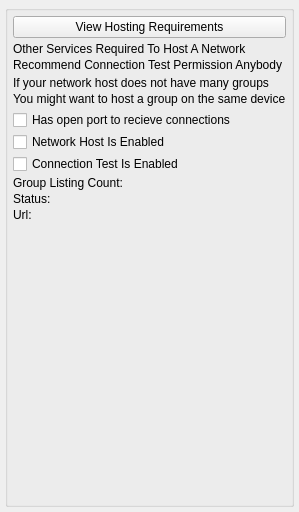
<?xml version="1.0" encoding="UTF-8"?>
<ui version="4.0">
 <class>AppletHostNetworkStatusUi</class>
 <widget class="QWidget" name="AppletHostNetworkStatusUi">
  <property name="geometry">
   <rect>
    <x>0</x>
    <y>0</y>
    <width>292</width>
    <height>512</height>
   </rect>
  </property>
  <property name="sizePolicy">
   <sizepolicy hsizetype="Expanding" vsizetype="Expanding">
    <horstretch>0</horstretch>
    <verstretch>0</verstretch>
   </sizepolicy>
  </property>
  <property name="windowTitle">
   <string>Host A Group</string>
  </property>
  <layout class="QGridLayout" name="gridLayout">
   <property name="leftMargin">
    <number>5</number>
   </property>
   <property name="topMargin">
    <number>5</number>
   </property>
   <property name="rightMargin">
    <number>5</number>
   </property>
   <property name="bottomMargin">
    <number>5</number>
   </property>
   <item row="0" column="0">
    <widget class="QGroupBox" name="ItemsGroupBox">
     <property name="minimumSize">
      <size>
       <width>0</width>
       <height>0</height>
      </size>
     </property>
     <property name="title">
      <string/>
     </property>
     <layout class="QVBoxLayout" name="verticalLayout">
      <property name="spacing">
       <number>2</number>
      </property>
      <property name="leftMargin">
       <number>5</number>
      </property>
      <property name="topMargin">
       <number>5</number>
      </property>
      <property name="rightMargin">
       <number>5</number>
      </property>
      <property name="bottomMargin">
       <number>5</number>
      </property>
      <item>
       <widget class="QPushButton" name="m_HostingRequirementsButton">
        <property name="text">
         <string>View Hosting Requirements</string>
        </property>
       </widget>
      </item>
      <item>
       <widget class="PermissionWidget" name="m_NetworkHostPermissionWidget" native="true"/>
      </item>
      <item>
       <widget class="QLabel" name="label">
        <property name="text">
         <string>Other Services Required To Host A Network</string>
        </property>
       </widget>
      </item>
      <item>
       <widget class="QLabel" name="label_2">
        <property name="text">
         <string>Recommend Connection Test Permission Anybody</string>
        </property>
       </widget>
      </item>
      <item>
       <widget class="PermissionWidget" name="m_ConnectTestPermissionWidget" native="true"/>
      </item>
      <item>
       <widget class="QLabel" name="label_3">
        <property name="text">
         <string>If your network host does not have many groups</string>
        </property>
       </widget>
      </item>
      <item>
       <widget class="QLabel" name="label_4">
        <property name="text">
         <string>You might want to host a group on the same device</string>
        </property>
       </widget>
      </item>
      <item>
       <widget class="PermissionWidget" name="m_GroupPermissionWidget" native="true"/>
      </item>
      <item>
       <widget class="QCheckBox" name="m_OpenPortCheckBox">
        <property name="text">
         <string>Has open port to recieve connections</string>
        </property>
       </widget>
      </item>
      <item>
       <widget class="QCheckBox" name="m_NetworkHostPermissionCheckBox">
        <property name="text">
         <string>Network Host Is Enabled</string>
        </property>
       </widget>
      </item>
      <item>
       <widget class="QCheckBox" name="m_ConnectionTestPermissionCheckBox">
        <property name="text">
         <string>Connection Test Is Enabled</string>
        </property>
       </widget>
      </item>
      <item>
       <layout class="QHBoxLayout" name="horizontalLayout">
        <item>
         <widget class="QLabel" name="label_5">
          <property name="text">
           <string>Group Listing Count:</string>
          </property>
         </widget>
        </item>
        <item>
         <widget class="QLabel" name="m_GroupListCountLabel">
          <property name="sizePolicy">
           <sizepolicy hsizetype="Expanding" vsizetype="Preferred">
            <horstretch>0</horstretch>
            <verstretch>0</verstretch>
           </sizepolicy>
          </property>
          <property name="text">
           <string/>
          </property>
         </widget>
        </item>
       </layout>
      </item>
      <item>
       <layout class="QHBoxLayout" name="horizontalLayout_3">
        <item>
         <widget class="QLabel" name="label_6">
          <property name="text">
           <string>Status:</string>
          </property>
         </widget>
        </item>
        <item>
         <widget class="QLabel" name="m_HostingStatusText">
          <property name="text">
           <string/>
          </property>
         </widget>
        </item>
       </layout>
      </item>
      <item>
       <layout class="QHBoxLayout" name="horizontalLayout_2">
        <item>
         <widget class="QLabel" name="label_7">
          <property name="text">
           <string>Url:</string>
          </property>
         </widget>
        </item>
        <item>
         <widget class="QLabel" name="m_UrlText">
          <property name="sizePolicy">
           <sizepolicy hsizetype="Expanding" vsizetype="Preferred">
            <horstretch>0</horstretch>
            <verstretch>0</verstretch>
           </sizepolicy>
          </property>
          <property name="text">
           <string/>
          </property>
         </widget>
        </item>
       </layout>
      </item>
      <item>
       <widget class="FriendListWidget" name="friendListWidget" native="true">
        <property name="sizePolicy">
         <sizepolicy hsizetype="Expanding" vsizetype="Expanding">
          <horstretch>0</horstretch>
          <verstretch>0</verstretch>
         </sizepolicy>
        </property>
       </widget>
      </item>
     </layout>
    </widget>
   </item>
  </layout>
 </widget>
 <customwidgets>
  <customwidget>
   <class>PermissionWidget</class>
   <extends>QWidget</extends>
   <header>PermissionWidget.h</header>
   <container>1</container>
  </customwidget>
  <customwidget>
   <class>FriendListWidget</class>
   <extends>QWidget</extends>
   <header>FriendListWidget.h</header>
   <container>1</container>
  </customwidget>
 </customwidgets>
 <resources>
  <include location="../NoLimitConnect.qrc"/>
 </resources>
 <connections/>
</ui>
